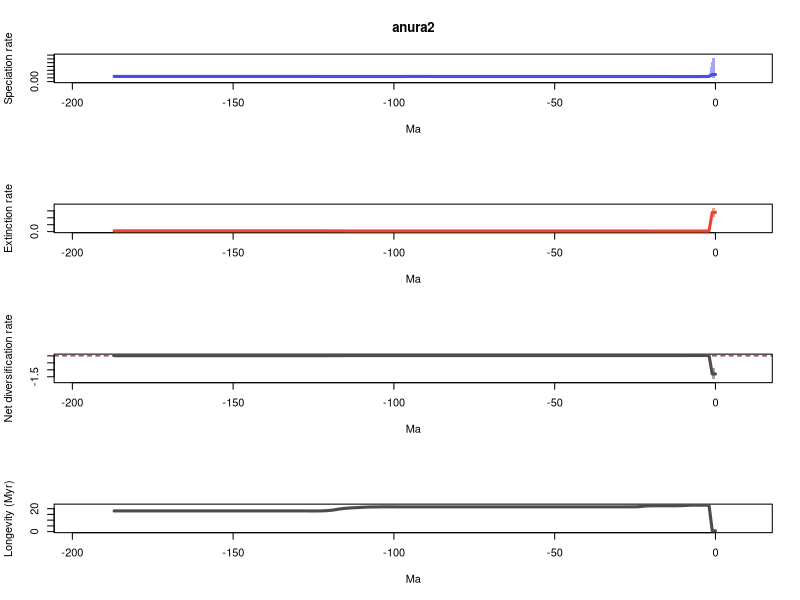

R code for this plot:
# 1 files combined:
# 	/home/eeb177-student/Desktop/eeb-177/final-project/pyrate/pyrate_mcmc_logs/anura2_occ_1_marginal_rates.log

# 95% HPDs calculated using code from Biopy (https://www.cs.auckland.ac.nz/~yhel002/biopy/)

pdf(file='/home/eeb177-student/Desktop/eeb-177/final-project/pyrate/pyrate_mcmc_logs/anura2_occ_1_marginal_rates_RTT.pdf',width=0.6*9, height=16.8)
par(mfrow=c(4,1))
library(scales)
L_hpd_m95=c(0.0538317089127, 0.0538317089127,0.0570376483047,0.0570376483047,0.0570376483047,0.0569466131406,0.056984583956,0.0569466131406,0.0569466131406,0.0569466131406,0.0569466131406,0.0569466131406,0.0569466131406,0.0569466131406,0.0572333497938,0.0574994165411,0.0575653729586,0.0569466131406,0.0569466131406,0.056984583956,0.0570376483047,0.0570376483047,0.0570376483047,0.0570376483047,0.0570376483047,0.0570376483047,0.0570376483047,0.0570376483047,0.0570376483047,0.0570376483047,0.0570376483047,0.0570376483047,0.0570478644182,0.0570478644182,0.0570478644182,0.0570478644182,0.0571152169147,0.0570376483047,0.0570376483047,0.0570376483047,0.0570376483047,0.0570376483047,0.0570376483047,0.0570376483047,0.0570376483047,0.0570376483047,0.0570376483047,0.0570376483047,0.0570376483047,0.0570376483047,0.0570478644182,0.0570478644182,0.0570478644182,0.0570478644182,0.0570376483047,0.0570376483047,0.056984583956,0.056984583956,0.056984583956,0.056984583956,0.056984583956,0.056984583956,0.056984583956,0.056984583956,0.056984583956,0.056984583956,0.056984583956,0.056984583956,0.0569466131406,0.0569466131406,0.0569466131406,0.0569466131406,0.0572333497938,0.0570478644182,0.0570478644182,0.0570376483047,0.0570376483047,0.0570376483047,0.056984583956,0.056984583956,0.056984583956,0.0569466131406,0.0573868204854,0.057308447427,0.0572610141177,0.0570376483047,0.0570376483047,0.0570376483047,0.0569466131406,0.0572333497938,0.0571152169147,0.0571152169147,0.0570376483047,0.0570376483047,0.0570376483047,0.0570376483047,0.0570376483047,0.0572333497938,0.0570376483047,0.0570376483047,0.0570376483047,0.0570376483047,0.0570376483047,0.0570376483047,0.0570376483047,0.0570376483047,0.0570376483047,0.0570376483047,0.0570376483047,0.0570376483047,0.0570376483047,0.0572333497938,0.0572333497938,0.0571152169147,0.0570376483047,0.0570376483047,0.0570376483047,0.0570376483047,0.0570376483047,0.0570376483047,0.0570376483047,0.0570376483047,0.0570376483047,0.0570376483047,0.0570376483047,0.0570376483047,0.0564923321369,0.0563780239411,0.0565435322088,0.0561550060624,0.0565435322088,0.0565435322088,0.0561550060624,0.0561774044239,0.0561774044239,0.0561774044239,0.0561774044239,0.0568711148298,0.0564395263567,0.0561550060624,0.0561550060624,0.0561550060624,0.0561550060624,0.0562241725004,0.0561550060624,0.0561550060624,0.0561550060624,0.0564004715941,0.0564395263567,0.0564004715941,0.0563780239411,0.0563780239411,0.0563780239411,0.0562630123292,0.0561774044239,0.0561774044239,0.0561550060624,0.0561550060624,0.0561774044239,0.0561774044239,0.0561550060624,0.0561550060624,0.0561550060624,0.0561550060624,0.0551533960851,0.0551533960851,0.0551533960851,0.0550922364073,0.0550564538249,0.0549744256516,0.0549744256516,0.0548467586898,0.0548467586898,0.0548467586898,0.0548467586898,0.0549744256516,0.0546434704525,0.0546434704525,0.0546434704525,0.0546434704525,0.0546434704525,0.0546434704525,0.0546434704525,0.0546434704525,0.0546434704525,0.0546434704525,0.0546434704525,0.0546434704525)
L_hpd_M95=c(0.317196288985, 0.317196288985,0.0788073564589,0.0786277203187,0.0785589528443,0.0783665666818,0.0783665666818,0.0782381226456,0.0781856169492,0.0781856169492,0.0781856169492,0.0781856169492,0.0781066516171,0.0781066516171,0.0780341388441,0.0780341388441,0.0780341388441,0.0772909059377,0.0772909059377,0.0771888674375,0.0771888674375,0.0771888674375,0.0771888674375,0.0771888674375,0.0771888674375,0.0771888674375,0.0771888674375,0.0771582960531,0.0771582960531,0.0771582960531,0.0771582960531,0.0771582960531,0.0771582960531,0.0771582960531,0.0771582960531,0.0771582960531,0.0771888674375,0.0771582960531,0.0771888674375,0.0771582960531,0.0771582960531,0.0771582960531,0.0771582960531,0.0771582960531,0.0771582960531,0.0771582960531,0.0771582960531,0.0771582960531,0.0771582960531,0.0771582960531,0.0771582960531,0.0771582960531,0.0771582960531,0.0771582960531,0.0771582960531,0.0771888674375,0.0771888674375,0.0771888674375,0.0771888674375,0.0771888674375,0.0771888674375,0.0771888674375,0.0771888674375,0.0771888674375,0.0771888674375,0.0771888674375,0.0771888674375,0.0771888674375,0.0771888674375,0.0771888674375,0.0772909059377,0.0772909059377,0.077651423322,0.0775215792112,0.0775215792112,0.0775215792112,0.0775496943567,0.0775496943567,0.0775496943567,0.0775496943567,0.0775496943567,0.0775496943567,0.0780341388441,0.0780341388441,0.0780341388441,0.0780084484218,0.0780341388441,0.0780341388441,0.0780341388441,0.0786277203187,0.0785795224622,0.0785795224622,0.0785343270423,0.0785589528443,0.0785343270423,0.0785343270423,0.0785343270423,0.0786277203187,0.0783154589141,0.0783592183727,0.0783592183727,0.0783592183727,0.0783592183727,0.0783154589141,0.0783154589141,0.0783154589141,0.0783154589141,0.0783154589141,0.0783592183727,0.0783592183727,0.0783592183727,0.0786277203187,0.0786277203187,0.0785795224622,0.0785343270423,0.0785343270423,0.0785343270423,0.0785795224622,0.0787273896002,0.0787273896002,0.078765958078,0.0788155542316,0.0788155542316,0.0788867618062,0.0791434316901,0.0792449491115,0.0788155542316,0.0790102972267,0.0793728348721,0.0790102972267,0.0793728348721,0.0793728348721,0.0790102972267,0.0792449491115,0.0792449491115,0.0793728348721,0.0793728348721,0.0804929064996,0.0800900822906,0.0798623707524,0.0798623707524,0.0798623707524,0.0799089115401,0.0800900822906,0.0800532751936,0.0800532751936,0.0800900822906,0.0804929064996,0.0804929064996,0.0804929064996,0.0804929064996,0.0804929064996,0.0804929064996,0.0804929064996,0.0804929064996,0.0804929064996,0.0804929064996,0.0807671325674,0.0810000608539,0.0810000608539,0.0813742977073,0.0813742977073,0.0813742977073,0.0813742977073,0.0804929064996,0.0804929064996,0.0804929064996,0.0804929064996,0.0804929064996,0.0804929064996,0.0804929064996,0.0804929064996,0.0804929064996,0.0804929064996,0.0804929064996,0.0807671325674,0.0804929064996,0.0804929064996,0.0804929064996,0.0804929064996,0.0804929064996,0.0804929064996,0.0804929064996,0.0804929064996,0.0804929064996,0.0804929064996,0.0804929064996,0.0804929064996)
M_hpd_m95=c(1.04640028001, 1.04640028001,0.0281265794131,0.0281265794131,0.0281265794131,0.0281265794131,0.0281265794131,0.0279765356675,0.0282466772748,0.0298829186322,0.0306961902145,0.0324234816709,0.0324234816709,0.0329115535593,0.0330295390479,0.0330295390479,0.0330295390479,0.0330295390479,0.0330295390479,0.0330295390479,0.0328705402531,0.0324234816709,0.0347133299609,0.0359592693225,0.0369406314679,0.0377275128382,0.0376936297164,0.0377275128382,0.0377275128382,0.0377275128382,0.0377275128382,0.0377275128382,0.0377275128382,0.0377275128382,0.0377275128382,0.0377275128382,0.0377275128382,0.0377275128382,0.0377275128382,0.0377275128382,0.0377275128382,0.0377275128382,0.0377275128382,0.0377275128382,0.0377275128382,0.0377275128382,0.0377275128382,0.0377275128382,0.0377275128382,0.0377275128382,0.0377275128382,0.0377275128382,0.0377275128382,0.0377275128382,0.0377275128382,0.0377275128382,0.0377275128382,0.0377275128382,0.0377275128382,0.0377275128382,0.0377275128382,0.0377275128382,0.0377275128382,0.0377275128382,0.0377275128382,0.0377275128382,0.0377275128382,0.0377275128382,0.0377275128382,0.0377275128382,0.0377275128382,0.0377275128382,0.0377275128382,0.0377275128382,0.0377275128382,0.0377275128382,0.0377275128382,0.0377275128382,0.0377275128382,0.0377275128382,0.0377275128382,0.0377275128382,0.0377275128382,0.0377275128382,0.0377275128382,0.0377419716244,0.0377419716244,0.0377419716244,0.0377419716244,0.0377419716244,0.0377419716244,0.0377419716244,0.0377419716244,0.0377419716244,0.0377419716244,0.0377419716244,0.0377419716244,0.0377419716244,0.0377419716244,0.0377275128382,0.0376936297164,0.0372458460358,0.0369406314679,0.0369406314679,0.0369406314679,0.0355165767178,0.0355165767178,0.0350996682332,0.0347772708525,0.0350996682332,0.0350996682332,0.0350996682332,0.0347772708525,0.0350996682332,0.0335845473623,0.0339805201156,0.0335678716906,0.0335845473623,0.0311570687346,0.0335678716906,0.0335678716906,0.0335678716906,0.0325866936465,0.0325866936465,0.0325866936465,0.0313615420881,0.0313615420881,0.0313615420881,0.0313456346635,0.0313456346635,0.0313456346635,0.0313456346635,0.0313456346635,0.0313456346635,0.0313456346635,0.0313456346635,0.0313456346635,0.0313456346635,0.0313456346635,0.0313456346635,0.0313615420881,0.0313615420881,0.0313615420881,0.0313615420881,0.0313615420881,0.0313615420881,0.0313615420881,0.0313615420881,0.0313615420881,0.0313615420881,0.0313615420881,0.0313615420881,0.0313615420881,0.0313615420881,0.0313615420881,0.0313615420881,0.0313615420881,0.0313615420881,0.0313615420881,0.0313615420881,0.0313615420881,0.0313615420881,0.0313615420881,0.0313615420881,0.0313615420881,0.0313615420881,0.0313615420881,0.0313615420881,0.0313615420881,0.0313615420881,0.0313615420881,0.0313615420881,0.0313615420881,0.0313615420881,0.0313615420881,0.0313615420881,0.0313615420881,0.0313615420881,0.0313615420881,0.0313615420881,0.0313615420881,0.0313615420881,0.0313615420881,0.0313615420881,0.0313615420881,0.0313615420881,0.0313615420881,0.0313615420881)
M_hpd_M95=c(1.73657834898, 1.73657834898,0.054598705024,0.054598705024,0.054598705024,0.054598705024,0.054598705024,0.054320028978,0.0541996888542,0.054320028978,0.054320028978,0.0551524935031,0.054324919933,0.054324919933,0.054324919933,0.054324919933,0.054324919933,0.054324919933,0.054324919933,0.054324919933,0.054324919933,0.0542137761615,0.0566200010438,0.0571973954914,0.0571806506275,0.0571806506275,0.0568830339389,0.0568539174497,0.0568539174497,0.0568539174497,0.0568539174497,0.0568539174497,0.0568539174497,0.0568539174497,0.0568539174497,0.0568539174497,0.0568539174497,0.0568539174497,0.0568539174497,0.0568539174497,0.0568539174497,0.0568539174497,0.0568539174497,0.0568539174497,0.0568539174497,0.0568539174497,0.0568539174497,0.0568539174497,0.0568539174497,0.0568539174497,0.0568539174497,0.0568539174497,0.0568539174497,0.0568539174497,0.0568539174497,0.0568539174497,0.0568539174497,0.0568539174497,0.0568539174497,0.0568539174497,0.0568539174497,0.0568539174497,0.0568539174497,0.0568539174497,0.0568539174497,0.0568539174497,0.0568539174497,0.0568539174497,0.0568539174497,0.0568539174497,0.0568539174497,0.0568539174497,0.0568539174497,0.0568539174497,0.0568539174497,0.0568539174497,0.0568539174497,0.0568539174497,0.0568539174497,0.0568539174497,0.0568539174497,0.0568539174497,0.0568539174497,0.0568539174497,0.0568539174497,0.0568830339389,0.0568830339389,0.0568830339389,0.0568830339389,0.0568830339389,0.0568830339389,0.0568830339389,0.0568830339389,0.0568830339389,0.0568830339389,0.0568830339389,0.0568830339389,0.0568830339389,0.0568830339389,0.0568830339389,0.0571973954914,0.0570790808982,0.0569310795744,0.0570784084995,0.0579717629766,0.0577831542294,0.0584085493807,0.0582372267977,0.0589879658343,0.0605504397976,0.0619157980336,0.0636307074679,0.064811897006,0.0664628575465,0.0669030138859,0.0685669454498,0.0701542903688,0.0719819618476,0.072830433756,0.0776299934452,0.0789501007905,0.0799316472673,0.0796514293436,0.0800362886484,0.0808730854287,0.080113651702,0.080113651702,0.080113651702,0.0800417838656,0.0800417838656,0.0800417838656,0.0800417838656,0.0800417838656,0.0800417838656,0.0800417838656,0.0800417838656,0.0800417838656,0.0800417838656,0.0800417838656,0.0800417838656,0.080113651702,0.080113651702,0.080113651702,0.080113651702,0.080113651702,0.080113651702,0.080113651702,0.080113651702,0.080113651702,0.080113651702,0.080113651702,0.080113651702,0.080113651702,0.080113651702,0.080113651702,0.080113651702,0.080113651702,0.080113651702,0.080113651702,0.080113651702,0.080113651702,0.080113651702,0.080113651702,0.080113651702,0.080113651702,0.080113651702,0.080113651702,0.080113651702,0.080113651702,0.080113651702,0.080113651702,0.080113651702,0.080113651702,0.080113651702,0.080113651702,0.080113651702,0.080113651702,0.080113651702,0.080113651702,0.080113651702,0.080113651702,0.080113651702,0.080113651702,0.080113651702,0.080113651702,0.080113651702,0.080113651702,0.080113651702)
R_hpd_m95=c(-1.68057839841, -1.68057839841,0.00568531251685,0.00609729032392,0.00614868839873,0.00568531251685,0.00568531251685,0.00568531251685,0.00589289998898,0.00669910325781,0.00745896289184,0.00848004083171,0.00848004083171,0.0085308335699,0.00868978800613,0.00868978800613,0.00848004083171,0.00864561642486,0.00864561642486,0.00848004083171,0.0085308335699,0.0085308335699,0.00784803635728,0.00746905836164,0.00736445166079,0.00745896289184,0.00745896289184,0.00736445166079,0.00736445166079,0.00736445166079,0.00736445166079,0.00736445166079,0.00736445166079,0.00736445166079,0.00736445166079,0.00736445166079,0.00736445166079,0.00736445166079,0.00736445166079,0.00736445166079,0.00736445166079,0.00736445166079,0.00736445166079,0.00736445166079,0.00736445166079,0.00736445166079,0.00736445166079,0.00736445166079,0.00736445166079,0.00736445166079,0.00736445166079,0.00736445166079,0.00736445166079,0.00736445166079,0.00736445166079,0.00736445166079,0.00736445166079,0.00736445166079,0.00736445166079,0.00736445166079,0.00736445166079,0.00736445166079,0.00736445166079,0.00736445166079,0.00736445166079,0.00736445166079,0.00736445166079,0.00736445166079,0.00736445166079,0.00736445166079,0.00745896289184,0.00745896289184,0.00736445166079,0.00736445166079,0.00737239222346,0.00736445166079,0.00736445166079,0.00736445166079,0.00736445166079,0.00736445166079,0.00736445166079,0.00737239222346,0.00736445166079,0.00724352471913,0.00736445166079,0.00745896289184,0.00736445166079,0.00736445166079,0.00737239222346,0.00688369517756,0.00609058018024,0.00609058018024,0.00609058018024,0.00596412150595,0.00688369517756,0.00596412150595,0.00596412150595,0.00688369517756,0.00632965536693,0.00632965536693,0.00688369517756,0.00735417771462,0.00735417771462,0.00736445166079,0.00644803234249,0.00589632406432,0.00569002257159,0.00569002257159,0.00433439136316,0.00251476206244,0.002067538435,0.00050699376089,-0.000739796443836,-0.00194713874239,-0.00194713874239,-0.00194713874239,-0.00359356792441,-0.00501687247131,-0.00916181257014,-0.0113756211107,-0.0118349927697,-0.0132086101796,-0.013146767732,-0.0141460091265,-0.0145479707919,-0.0141460091265,-0.0145968439024,-0.0149078256255,-0.0151620315741,-0.0151620315741,-0.0151620315741,-0.0151620315741,-0.0151620315741,-0.0151620315741,-0.0151620315741,-0.0163623414232,-0.0163623414232,-0.0163623414232,-0.0163623414232,-0.0158536416265,-0.0153839590697,-0.0153839590697,-0.0153839590697,-0.0153839590697,-0.0153839590697,-0.0153839590697,-0.0158536416265,-0.0158536416265,-0.0160782252455,-0.0158536416265,-0.0158536416265,-0.0158536416265,-0.0158536416265,-0.0160782252455,-0.0158536416265,-0.0158536416265,-0.0158536416265,-0.0158536416265,-0.0158536416265,-0.0158536416265,-0.0161661791521,-0.0161661791521,-0.0161661791521,-0.0161661791521,-0.0163623414232,-0.0163623414232,-0.0163623414232,-0.0163623414232,-0.0163623414232,-0.0163623414232,-0.0163623414232,-0.0163623414232,-0.0163623414232,-0.0163623414232,-0.0163623414232,-0.0173339839932,-0.0173339839932,-0.0173339839932,-0.0173339839932,-0.0173339839932,-0.0173339839932,-0.0173339839932,-0.0173339839932,-0.0173339839932,-0.0173339839932,-0.0173339839932,-0.0173339839932,-0.0173339839932)
R_hpd_M95=c(-0.885361930114, -0.885361930114,0.0446394296538,0.0446394296538,0.0446394296538,0.0437819224836,0.0437819224836,0.0433615177414,0.0424659260323,0.041316273091,0.0408019287938,0.0408603212732,0.0400454961579,0.0393957150882,0.0390761596323,0.038674389434,0.0383285128675,0.0383285128675,0.0383285128675,0.0379521515588,0.0379521515588,0.0379521515588,0.0369259534578,0.0355778929083,0.0346787941798,0.0342489726633,0.0342489726633,0.034077688608,0.034077688608,0.034077688608,0.034077688608,0.034077688608,0.033926480086,0.033926480086,0.033926480086,0.033926480086,0.033926480086,0.034077688608,0.0341029066309,0.0341029066309,0.0341029066309,0.034077688608,0.034077688608,0.034077688608,0.0341029066309,0.0341029066309,0.0341029066309,0.0341029066309,0.0341029066309,0.0341029066309,0.034077688608,0.034077688608,0.034077688608,0.034077688608,0.034077688608,0.034077688608,0.034077688608,0.034077688608,0.034077688608,0.034077688608,0.034077688608,0.034077688608,0.034077688608,0.034077688608,0.034077688608,0.034077688608,0.034077688608,0.034077688608,0.034077688608,0.034077688608,0.0342489726633,0.0342489726633,0.0341816537323,0.0342184288222,0.034368864828,0.034368864828,0.034368864828,0.0342489726633,0.0342489726633,0.0342489726633,0.0342489726633,0.034368864828,0.034368864828,0.0343935503965,0.0346324624659,0.0353039818144,0.0352925403191,0.0352925403191,0.035636508293,0.035636508293,0.0348687966997,0.0348687966997,0.0348823583076,0.0348823583076,0.0357172976682,0.0348823583076,0.0348823583076,0.035636508293,0.0348823583076,0.0348823583076,0.035636508293,0.0364003269701,0.0365234543155,0.0365536467687,0.0365869284471,0.0369259534578,0.0369259534578,0.0370042849068,0.0369259534578,0.0365536467687,0.0370042849068,0.0370042849068,0.0370042849068,0.036715682141,0.0377785481279,0.0388431939244,0.0392189120078,0.0394643050073,0.0391003040006,0.0386088771127,0.039248246699,0.0386088771127,0.0392189120078,0.0386814305322,0.0392189120078,0.0398895839802,0.0397736463332,0.0398895839802,0.0397736463332,0.0397736463332,0.0397736463332,0.0397736463332,0.0398895839802,0.0397736463332,0.0397736463332,0.0386814305322,0.0386814305322,0.0386814305322,0.0386814305322,0.0392189120078,0.0397736463332,0.0397736463332,0.0398895839802,0.0398895839802,0.0398895839802,0.0398895839802,0.0394643050073,0.0397261007363,0.0394643050073,0.0397655583235,0.0397655583235,0.0397655583235,0.0397655583235,0.0394643050073,0.039697582982,0.039697582982,0.039697582982,0.0397655583235,0.0397736463332,0.0397736463332,0.0398895839802,0.0398895839802,0.0398895839802,0.0398895839802,0.0397736463332,0.0397736463332,0.0397736463332,0.0398895839802,0.04025707119,0.0403867898263,0.0403867898263,0.0405525966041,0.0405525966041,0.0405525966041,0.0405525966041,0.0397736463332,0.0397736463332,0.0397736463332,0.0397736463332,0.0397736463332,0.0397736463332,0.0397736463332,0.0397736463332,0.0397736463332,0.0397736463332,0.0397736463332,0.0397736463332,0.0397736463332)
L_mean=c(0.094209186482, 0.094209186482,0.0683640573318,0.0677748128926,0.0674980805352,0.0670321785247,0.06702000734,0.0669892405627,0.0669763501875,0.0669763501875,0.0669756115553,0.0669756115553,0.0669828733208,0.0669791344956,0.0671346931675,0.0672331743277,0.0672781280926,0.0673053810622,0.0673058431655,0.0673238123345,0.0673328657626,0.0673335502773,0.0673335502773,0.0673371354535,0.0673371354535,0.0673320195892,0.0673320195892,0.0673220698933,0.0673220698933,0.0673220698933,0.0673220698933,0.0673220698933,0.0673302711213,0.0673306503094,0.0673306503094,0.0673306503094,0.067317271767,0.0673002652413,0.0672906334477,0.067297030619,0.067297030619,0.0673130901067,0.0673130901067,0.0673130901067,0.0673096494024,0.0672895384504,0.0672858877843,0.0672809118119,0.0672809118119,0.067281296134,0.0672865060313,0.0672865060313,0.0672857171223,0.0672713599508,0.0672664614404,0.0672652652391,0.0672607834224,0.0672607834224,0.0672545156996,0.0672640951846,0.0672640951846,0.0672559864637,0.0672514588587,0.0672514588587,0.0672514588587,0.0672514588587,0.0672514588587,0.0672672742407,0.0672721206723,0.0672721206723,0.0672827714862,0.0672827714862,0.0672883466971,0.0672977382735,0.0673259481839,0.0673251037002,0.0673320740972,0.0673411894507,0.0673417733443,0.0673417733443,0.0673449782233,0.0673535516424,0.0673787738184,0.0674374902135,0.0674585024495,0.0676525219869,0.0676883697152,0.0677017154863,0.0678627882521,0.0681459516214,0.0681519078169,0.0681519078169,0.0681663161261,0.0681929333202,0.0681934413515,0.0681897772966,0.0681897772966,0.0679081502209,0.0678412978511,0.0678437567972,0.0678457594951,0.067841696213,0.067841696213,0.0678049532378,0.0678076211783,0.0678083677576,0.0678088772478,0.0678082562113,0.0678172608675,0.0678262403149,0.0678230761996,0.0678373411172,0.0678437193307,0.0678504677049,0.0679137266511,0.0679378751136,0.0679372513573,0.0679489049393,0.0679534703659,0.0679586375806,0.0679547245263,0.0679637969412,0.0679637969412,0.0679718595828,0.0680813868792,0.0681023225806,0.0681475582329,0.0682088817715,0.0682654212355,0.0682716806892,0.0682805950394,0.0682805950394,0.068277959471,0.0682885080007,0.0682846294617,0.0683021388365,0.0683020852747,0.0682845556517,0.0682842475024,0.0682769697721,0.0682823142596,0.068287835066,0.0682912210754,0.0682884347841,0.0682942439731,0.0682988031954,0.0683088364889,0.0683308026457,0.0683209296795,0.0683137542005,0.0683230408662,0.0683368667998,0.0683431542765,0.0683285437554,0.0683289507648,0.0683306277065,0.0683394558083,0.0683626891861,0.0683823953178,0.0683823953178,0.068453378061,0.068451777966,0.0684513337765,0.0684513337765,0.06848710878,0.0684826252113,0.0684863220599,0.0684954921662,0.068528560995,0.0685499766208,0.0685499766208,0.0685785947516,0.0685735986675,0.0685735986675,0.0685735986675,0.0686282398874,0.0686444493639,0.0686444493639,0.0686444493639,0.0686444493639,0.0686444493639,0.0686444493639,0.0686444493639,0.0686444493639,0.0686444493639,0.0686444493639,0.0686444493639,0.0686444493639)
M_mean=c(1.39210899913, 1.39210899913,0.0433784540823,0.0433784540823,0.0433784540823,0.0433784540823,0.0433784540823,0.0433722395876,0.0434634319931,0.0437769449941,0.04399353415,0.0441633200683,0.0443057807596,0.0444053639701,0.0444128361649,0.0444128361649,0.0444128361649,0.0444128361649,0.0444128361649,0.0444128361649,0.0444340666635,0.0445910238634,0.0449569972368,0.0455380144398,0.0459770952805,0.0462344651983,0.0462882729189,0.0463209890821,0.046323049893,0.046323049893,0.046323049893,0.046323049893,0.0463315218273,0.0463315218273,0.0463315218273,0.0463315218273,0.0463315218273,0.0463315218273,0.0463315218273,0.0463315218273,0.0463315218273,0.0463315218273,0.0463315218273,0.0463315218273,0.0463315218273,0.0463315218273,0.0463315218273,0.0463315218273,0.0463315218273,0.0463315218273,0.0463315218273,0.0463315218273,0.0463315218273,0.0463315218273,0.0463315218273,0.0463315218273,0.0463315218273,0.0463315218273,0.0463315218273,0.0463315218273,0.0463315218273,0.0463315218273,0.0463315218273,0.0463315218273,0.0463315218273,0.0463315218273,0.0463315218273,0.0463315218273,0.0463315218273,0.0463315218273,0.0463315218273,0.0463315218273,0.0463315218273,0.0463315218273,0.0463315218273,0.0463315218273,0.0463315218273,0.0463315218273,0.0463315218273,0.0463315218273,0.0463315218273,0.0463315218273,0.0463315218273,0.0463315218273,0.0463315218273,0.0463279346766,0.0463279346766,0.0463279346766,0.0463279346766,0.0463279346766,0.0463279346766,0.0463279346766,0.0463279346766,0.0463279346766,0.0463279346766,0.0463279346766,0.0463279346766,0.0463279346766,0.0463279346766,0.0463223694654,0.0463044196579,0.0462816699118,0.0462445061339,0.0462384023352,0.0463278967199,0.046453205423,0.0464660244836,0.0464679490814,0.046672437843,0.0469211879761,0.0471523333643,0.0475752420221,0.0479231423159,0.0482246376176,0.048693422825,0.0491332401163,0.0498557850726,0.050807721296,0.0521003096273,0.0532650617031,0.0540416478003,0.0547459149017,0.0551661672415,0.0553646810174,0.0554926756631,0.0555297057133,0.0554550454028,0.0554487911255,0.0554103601284,0.0554103601284,0.0554103601284,0.0554103601284,0.0554103601284,0.0554103601284,0.0554103601284,0.0554103601284,0.0554103601284,0.0554103601284,0.0554103601284,0.0554103601284,0.0553935568132,0.0553935568132,0.0553935568132,0.0553935568132,0.0553935568132,0.0553935568132,0.0553935568132,0.0553935568132,0.0553935568132,0.0553935568132,0.0553935568132,0.0553935568132,0.0553935568132,0.0553935568132,0.0553935568132,0.0553935568132,0.0553935568132,0.0553935568132,0.0553935568132,0.0553935568132,0.0553935568132,0.0553935568132,0.0553935568132,0.0553935568132,0.0553935568132,0.0553935568132,0.0553935568132,0.0553935568132,0.0553935568132,0.0553935568132,0.0553935568132,0.0553935568132,0.0553935568132,0.0553935568132,0.0553935568132,0.0553935568132,0.0553935568132,0.0553935568132,0.0553935568132,0.0553935568132,0.0553935568132,0.0553935568132,0.0553935568132,0.0553935568132,0.0553935568132,0.0553935568132,0.0553935568132,0.0553935568132)
R_mean=c(-1.29789981265, -1.29789981265,0.0249856032495,0.0243963588103,0.0241196264529,0.0236537244423,0.0236415532577,0.0236170009751,0.0235129181944,0.0231994051934,0.0229820774052,0.022812291487,0.0226770925612,0.0225737705255,0.0227218570026,0.0228203381627,0.0228652919277,0.0228925448973,0.0228930070006,0.0229109761696,0.0228987990991,0.0227425264139,0.0223765530405,0.0217991210137,0.021360040173,0.0210975543909,0.0210437466703,0.0210010808112,0.0209990200002,0.0209990200002,0.0209990200002,0.0209990200002,0.0209987492939,0.020999128482,0.020999128482,0.020999128482,0.0209857499396,0.0209687434139,0.0209591116204,0.0209655087917,0.0209655087917,0.0209815682794,0.0209815682794,0.0209815682794,0.020978127575,0.0209580166231,0.020954365957,0.0209493899846,0.0209493899846,0.0209497743066,0.020954984204,0.020954984204,0.0209541952949,0.0209398381235,0.020934939613,0.0209337434118,0.020929261595,0.020929261595,0.0209229938722,0.0209325733573,0.0209325733573,0.0209244646363,0.0209199370314,0.0209199370314,0.0209199370314,0.0209199370314,0.0209199370314,0.0209357524134,0.0209405988449,0.0209405988449,0.0209512496589,0.0209512496589,0.0209568248698,0.0209662164462,0.0209944263565,0.0209935818729,0.0210005522699,0.0210096676234,0.021010251517,0.021010251517,0.0210134563959,0.021022029815,0.0210472519911,0.0211059683862,0.0211269806221,0.0213245873103,0.0213604350386,0.0213737808096,0.0215348535755,0.0218180169447,0.0218239731403,0.0218239731403,0.0218383814495,0.0218649986435,0.0218655066749,0.02186184262,0.02186184262,0.0215802155442,0.0215133631745,0.0215213873318,0.0215413398372,0.0215600263013,0.0215971900792,0.0215665509026,0.0214797244585,0.0213551623346,0.0213428527642,0.0213403071299,0.0211448230245,0.0209050523388,0.0206707428353,0.0202620990951,0.0199205770149,0.0196258300872,0.0192203038261,0.0188046349973,0.0180814662847,0.0171411836433,0.0158531607386,0.0146935758775,0.013913076726,0.0132178820394,0.0127976296997,0.0126071785653,0.0125887112161,0.0125726168672,0.0126925128302,0.012760090646,0.0128550611072,0.0128613205608,0.012870234911,0.012870234911,0.0128675993426,0.0128781478723,0.0128742693333,0.0128917787081,0.0128917251463,0.0128741955233,0.012873887374,0.0128666096437,0.0128887574464,0.0128942782528,0.0128976642622,0.0128948779709,0.0129006871599,0.0129052463822,0.0129152796757,0.0129372458325,0.0129273728663,0.0129201973873,0.012929484053,0.0129433099866,0.0129495974633,0.0129349869422,0.0129353939515,0.0129370708933,0.0129458989951,0.0129691323729,0.0129888385046,0.0129888385046,0.0130598212478,0.0130582211528,0.0130577769633,0.0130577769633,0.0130935519667,0.0130890683981,0.0130927652467,0.013101935353,0.0131350041817,0.0131564198076,0.0131564198076,0.0131850379383,0.0131800418543,0.0131800418543,0.0131800418543,0.0132346830741,0.0132508925506,0.0132508925506,0.0132508925506,0.0132508925506,0.0132508925506,0.0132508925506,0.0132508925506,0.0132508925506,0.0132508925506,0.0132508925506,0.0132508925506,0.0132508925506)
trans=0.5
age=(0:(188-1))* -1
plot(age,age,type = 'n', ylim = c(0, 0.348915917883), xlim = c(-197.4,9.4), ylab = 'Speciation rate', xlab = 'Ma',main='anura2' )
polygon(c(age, rev(age)), c(L_hpd_M95, rev(L_hpd_m95)), col = alpha("#4c4cec",trans), border = NA)
lines(rev(age), rev(L_mean), col = "#4c4cec", lwd=3)
plot(age,age,type = 'n', ylim = c(0, 1.91023618388), xlim = c(-197.4,9.4), ylab = 'Extinction rate', xlab = 'Ma' )
polygon(c(age, rev(age)), c(M_hpd_M95, rev(M_hpd_m95)), col = alpha("#e34a33",trans), border = NA)
lines(rev(age), rev(M_mean), col = "#e34a33", lwd=3)
plot(age,age,type = 'n', ylim = c(-1.84863623826, 0.0491033726192), xlim = c(-197.4,9.4), ylab = 'Net diversification rate', xlab = 'Ma' )
abline(h=0,lty=2,col="darkred")
polygon(c(age, rev(age)), c(R_hpd_M95, rev(R_hpd_m95)), col = alpha("#504A4B",trans), border = NA)
lines(rev(age), rev(R_mean), col = "#504A4B", lwd=3)
plot(age,age,type = 'n', ylim = c(0, max(1/M_mean)), xlim = c(-197.4,9.4), ylab = 'Longevity (Myr)', xlab = 'Ma' )
lines(rev(age), rev(1/M_mean), col = "#504A4B", lwd=3)
n <- dev.off()